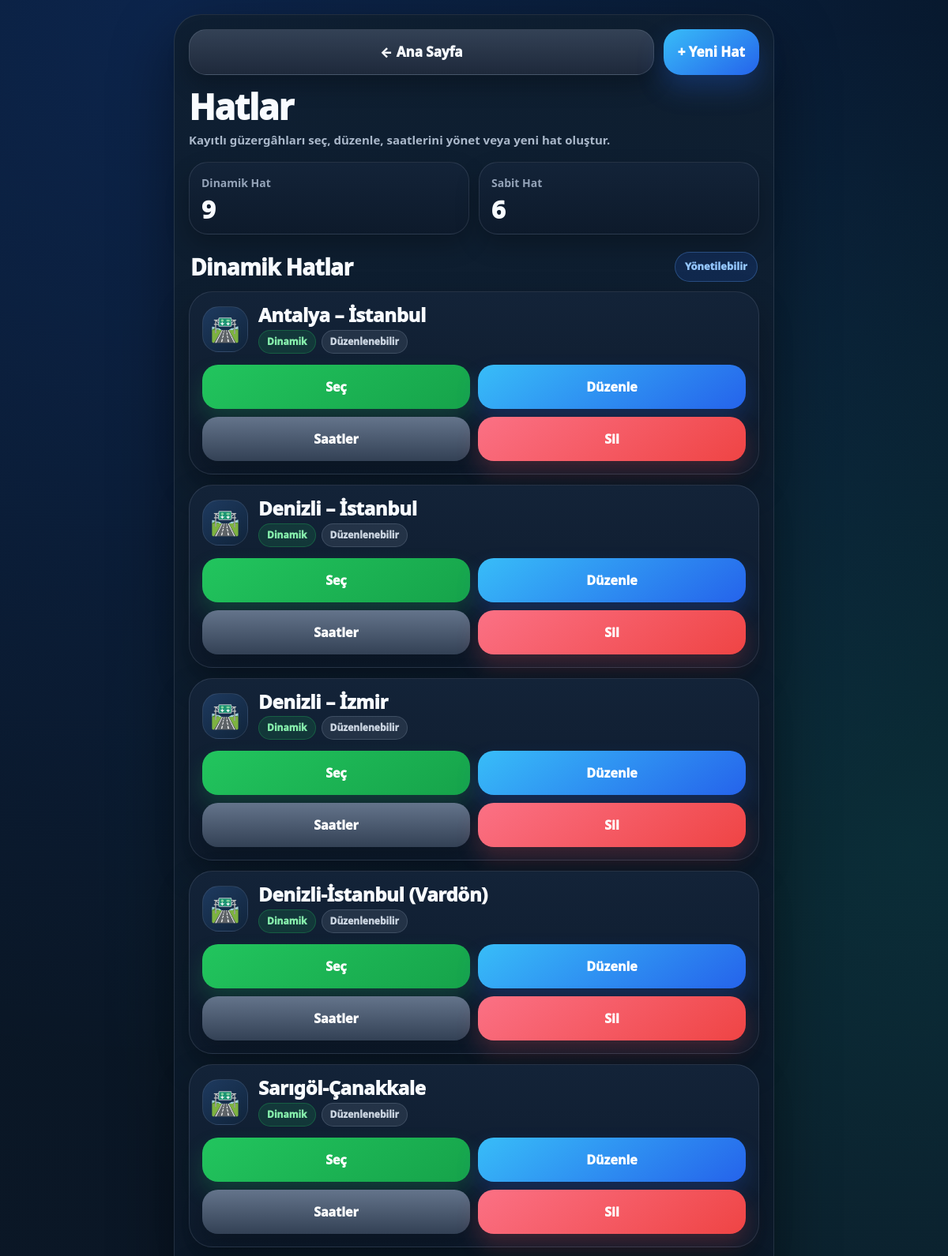
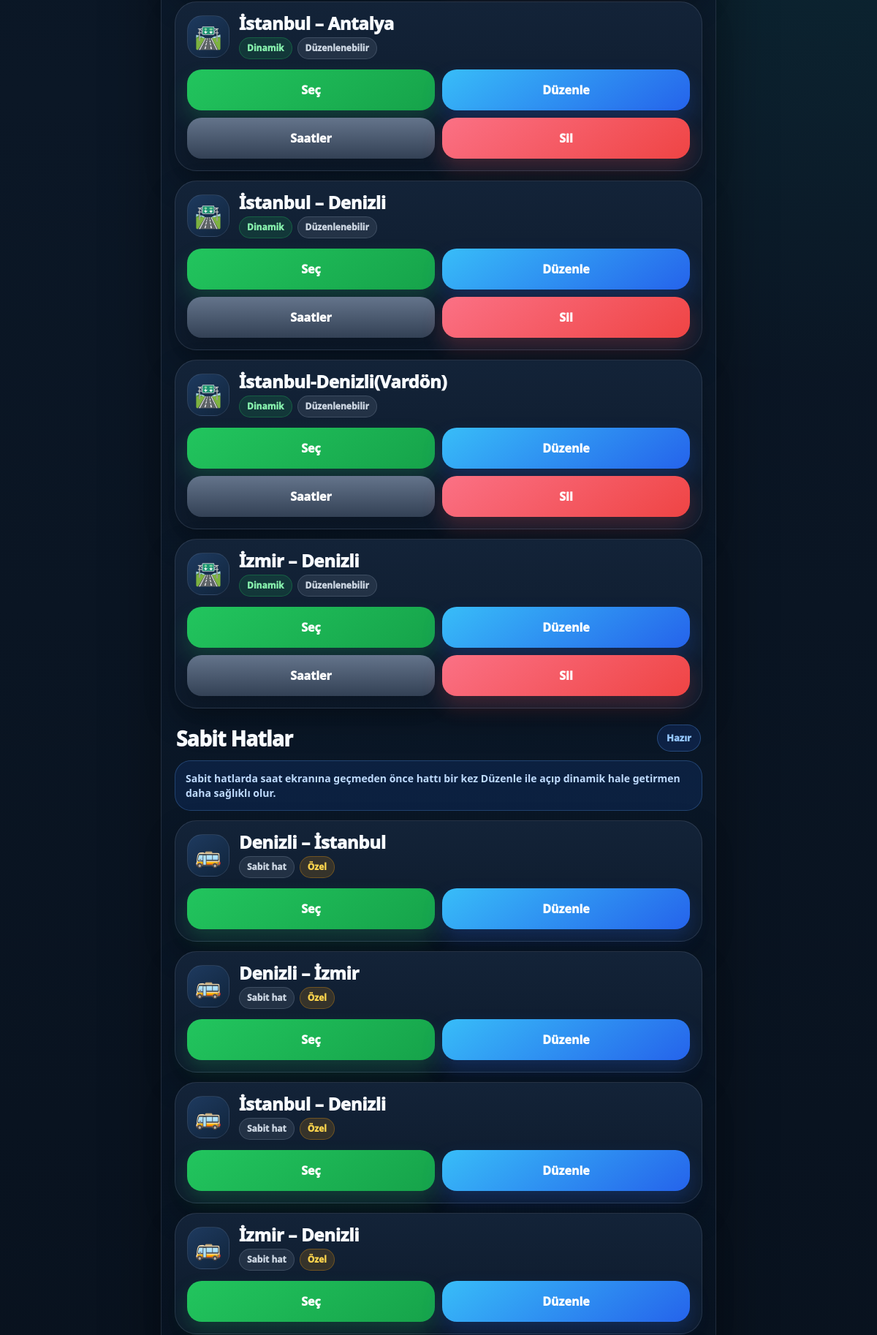
/hatlar (signed in, upper part), run on the app's committed database (2 pictures, top to bottom).
### tables this page shows
CREATE TABLE routes(
            id INTEGER PRIMARY KEY,
            name TEXT UNIQUE,
            stops TEXT           -- JSON list (["Durak1","Durak2",...])
        );

### modules/routes_panel.py (the view)
    def routes_list():
        db = get_db()
        rows = db.execute("SELECT id, name FROM routes ORDER BY name").fetchall()
        db_names = {r["name"] for r in rows}
        builtin_routes = []
        for name in ROUTE_STOPS.keys():
            builtin_routes.append({
                "name": name,
                "overridden": name in db_names,
                "edit_url": url_for("builtin_route_edit", name=name),
            })
        return render_template("routes_list.html", routes=rows, builtin_routes=builtin_routes)

### app.py (called while the page is built)
def ensure_admin_profile_table(db):
    db.execute("""
        CREATE TABLE IF NOT EXISTS admin_profile(
            id INTEGER PRIMARY KEY CHECK(id=1),
            full_name TEXT NOT NULL DEFAULT '',
            phone TEXT NOT NULL DEFAULT '',
            photo_path TEXT NOT NULL DEFAULT '',
            created_at TEXT NOT NULL DEFAULT (datetime('now','localtime')),
            updated_at TEXT NOT NULL DEFAULT (datetime('now','localtime'))
        )
    """)

def get_admin_profile():
    db = get_db()
    ensure_admin_profile_table(db)
    row = db.execute("""
        SELECT id, full_name, phone, photo_path, created_at, updated_at
        FROM admin_profile
        WHERE id=1
    """).fetchone()
    if not row:
        return None
    return {
        "id": row["id"],
        "full_name": row["full_name"] or "",
        "phone": row["phone"] or "",
        "photo_path": row["photo_path"] or "",
        "created_at": row["created_at"],
        "updated_at": row["updated_at"],
    }

def admin_profile_exists():
    prof = get_admin_profile()
    return bool(prof and prof.get("full_name"))

@app.context_processor
def inject_admin_profile():
    try:
        return {"admin_profile": get_admin_profile()}
    except Exception:
        return {"admin_profile": None}

def get_db() -> sqlite3.Connection:
    if "db" not in g:
        g.db = sqlite3.connect(DB_PATH)
        g.db.row_factory = sqlite3.Row
        g.db.execute("PRAGMA foreign_keys=ON;")
        g.db.execute("PRAGMA journal_mode=WAL;")
    return g.db

def settings_get(key: str, default=None):
    row = get_db().execute("SELECT value FROM settings WHERE key=?", (key,)).fetchone()
    if not row:
        return default
    raw = row["value"]
    try:
        return json.loads(raw)
    except Exception:
        return raw

def get_active_trip() -> Optional[int]:
    row = get_db().execute("SELECT active_trip_id FROM app_state WHERE id=1").fetchone()
    return row["active_trip_id"] if row else None

def get_active_trip_row():
    tid = get_active_trip()
    if not tid:
        return None
    return get_db().execute("SELECT * FROM trips WHERE id=?", (tid,)).fetchone()

def issue_csrf() -> str:
    token = secrets.token_urlsafe(32)
    session["csrf_token"] = token
    return token

def get_csrf() -> str:
    tok = session.get("csrf_token")
    if not tok:
        tok = issue_csrf()
    return tok

def is_excluded_path(path: str) -> bool:
    return any(path == x or path.startswith(x + "/") for x in EXCLUDE_PREFIXES)

### templates/routes_list.html (shortened to what this page needs)
{% extends "base.html" %}
{% block content %}
<link rel="stylesheet" href="/static/style.css">
<main class="routes-shell">
  <div class="routes-top">
    <a class="top-btn home" href="{{ url_for('index') }}">← Ana Sayfa</a>
    <a class="top-btn new" href="{{ url_for('add_route') }}">+ Yeni Hat</a>
  </div>
  <section class="routes-hero">
    <h1>Hatlar</h1>
    <p>Kayıtlı güzergâhları seç, düzenle, saatlerini yönet veya yeni hat oluştur.</p>
  </section>
  <section class="summary-grid">
    <div class="summary-card">
      <div class="summary-label">Dinamik Hat</div>
      <div class="summary-value">{{ routes|length }}</div>
    </div>
    <div class="summary-card">
      <div class="summary-label">Sabit Hat</div>
      <div class="summary-value">{{ builtin_routes|length }}</div>
    </div>
  </section>
  <div class="section-head">
    <h2>Dinamik Hatlar</h2>
    <span class="section-pill">Yönetilebilir</span>
  </div>
  <section class="routes-list">
    {% for r in routes %}
      <article class="route-card">
        <div class="route-main">
          <div class="route-icon">🛣️</div>
          <div>
            <div class="route-name">{{ r.name }}</div>
            <div class="route-sub">
              <span class="badge dynamic">Dinamik</span>
              <span class="badge fixed">Düzenlenebilir</span>
            </div>
          </div>
        </div>
        <div class="route-actions dynamic-actions">
          <button class="action-btn select" type="button" onclick="setRoute({{ r.name | tojson }})">Seç</button>
          <a class="action-link edit" href="{{ url_for('route_edit', rid=r.id) }}">Düzenle</a>
          <a class="action-link time" href="{{ url_for('route_schedule_edit', rid=r.id) }}">Saatler</a>
          <form class="delete-form" method="post" action="{{ url_for('route_delete', rid=r.id) }}"
                onsubmit="return confirm('Bu hattı silmek istiyor musun?')">
            <button class="action-btn delete" type="submit">Sil</button>
          </form>
        </div>
      </article>
    {% else %}
      <div class="empty-card">
        Henüz kayıtlı dinamik hat yok. “+ Yeni Hat” ile ilk hattını oluşturabilirsin.
      </div>
    {% endfor %}
  </section>
  <div class="section-head">
    <h2>Sabit Hatlar</h2>
    <span class="section-pill">Hazır</span>
  </div>
  <div class="info-box">
    Sabit hatlarda saat ekranına geçmeden önce hattı bir kez <b>Düzenle</b> ile açıp dinamik hale getirmen daha sağlıklı olur.
  </div>
  <section class="routes-list">
    {% for r in builtin_routes %}
      <article class="route-card">
        <div class="route-main">
          <div class="route-icon">🚌</div>
          <div>
            <div class="route-name">{{ r.name }}</div>
            <div class="route-sub">
              <span class="badge fixed">Sabit hat</span>
              {% if r.overridden %}
                <span class="badge special">Özel</span>
              {% endif %}
            </div>
          </div>
        </div>
        <div class="route-actions fixed-actions">
          <button class="action-btn select" type="button" onclick="setRoute({{ r.name | tojson }})">Seç</button>
          <a class="action-link edit" href="{{ url_for('builtin_route_edit', name=r.name) }}">Düzenle</a>
        </div>
      </article>
    {% endfor %}
  </section>
</main>
{% endblock %}

### data on the page
routes: name "Antalya – İstanbul"
routes: name "Denizli – İstanbul"
routes: name "Denizli – İzmir"
routes: name "Denizli-İstanbul (Vardön)"
routes: name "Sarıgöl-Çanakkale"
routes: name "İstanbul – Antalya"
routes: name "İstanbul – Denizli"
routes: name "İstanbul-Denizli(Vardön)"
routes: name "İzmir – Denizli"

### other printed values
{{ routes|length }} "9"
{{ builtin_routes|length }} "6"
{{ r.name }} "Denizli – İstanbul" "Denizli – İzmir" "İstanbul – Denizli" "İzmir – Denizli"
